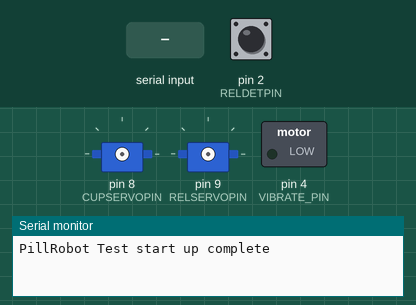
A sketch run on a simulated Arduino Uno, built with avr-gcc and run on an emulated ATmega328P. Parts: 2 × servo, switched loads named in the sketch (green lamp = pin HIGH), the last lines printed to the serial monitor. Inputs (shaded band) come from the test bench; at power-on: pin 2 (RELDETPIN) HIGH.

Above: at 1.2 s.
1.3 s: "r" received over Serial
4.3 s: "a" received over Serial
At 6.4 s:
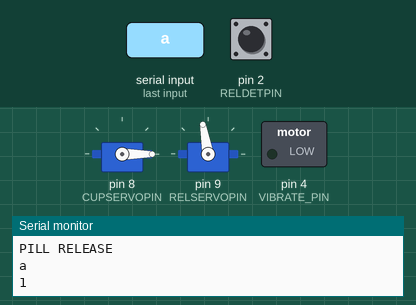
7.3 s: pin 2 (RELDETPIN) pulled LOW for 0.15 s
At 8.9 s:
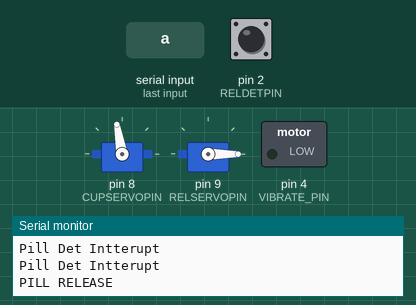
10.3 s: "v" received over Serial
At 12.3 s:
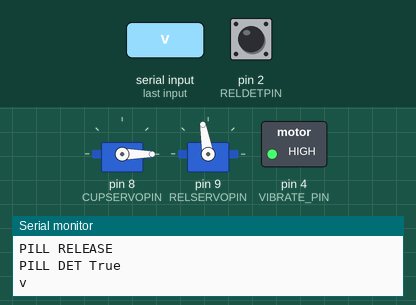
Timing chart, 0 to 13.8 s (numbered marks = the images above; inputs shaded):
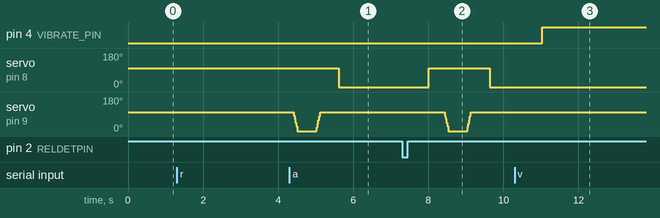

Measured:
- after the input at 10.3 s, pin 4 (VIBRATE_PIN): LOW → HIGH after 0.74 s

The sketch:

Test2.ino
```cpp
#include "Arduino.h"
#include <Servo.h>
#include <EEPROM.h>

#define RELDETPIN 2
#define BUTTON_PIN 3
#define VIBRATE_PIN 4
#define RELSERVOPIN 9
#define CUPSERVOPIN 8
#define CUPDETTPIN 3

#define DELAY 30000 //milliseconds

#define PASSCNTSIZ 9

static unsigned long time;
static unsigned int state;
static unsigned int button;
static unsigned int delay_1;
int incomingByte = 0;
int addr = 0;
bool Automode = false;
const byte releaseinterrupt = 2;
volatile byte interrupt_state = LOW;
unsigned int RetryCount = 0;

int  Passcount[PASSCNTSIZ] = {0,0,0,0,0,0,0,0,0};


enum State_enum {STOP, START, PILLRELASE_END, PILLRELASE, DETEKT_PILLRELEASE, VIBRATE, ALERT};
Servo Serv_PillRelase;  // create servo object to control a servo
Servo Serv_PillCupRelase;

//Prototypes
void onepillrelease();
void vibrate();
bool pillreleasedet();
void SerialInHandler(char);
void fotoReleaseDet();
void PrintResult();
void cuprelease(bool state);


void setup()
{
    time = 0;
    state = STOP;

    pinMode(VIBRATE_PIN, OUTPUT);
    digitalWrite(VIBRATE_PIN, LOW);
    pinMode(RELDETPIN, INPUT_PULLUP);
    // put your setup code here, to run once:
    Serial.begin(9600);
    while (!Serial);// wait for serial port to connect. Needed for native USB port only
   /* for (int i = 0; i < PASSCNTSIZ; i++)
    {
      EEPROM.get( i, Passcount[i] );
    }
*/


    Serial.println("PillRobot Test start up complete");
    attachInterrupt(digitalPinToInterrupt(RELDETPIN), fotoReleaseDet, CHANGE);

}

void loop()
{
bool s = false;
  if (Serial.available() > 0)
  {
    incomingByte = Serial.read(); // read the incoming byte:
    SerialInHandler(incomingByte);
    Serial.println(state);
  }
    delay(1000);
    switch (state)
    {
    case START:
      RetryCount = 0;
      state = PILLRELASE;
      break;

    case STOP:
      delay(1000);
      state = STOP;
      break;

    case PILLRELASE:
      Serial.println("PILL RELEASE");
      onepillrelease();
      state = DETEKT_PILLRELEASE;
      break;

    case PILLRELASE_END:
      PrintResult();
      delay(3000);
      if (Automode)
      {
        state = PILLRELASE;
      }
      else
      {
        state = STOP;
      }
      break;

    case DETEKT_PILLRELEASE:
        s = pillreleasedet();
        Serial.print("PILL DET ");
        if (s){
            Serial.println("True");
            state = PILLRELASE_END;
            Passcount[RetryCount]++;
            RetryCount = 0;
          }
          else
          {
            Serial.println("False");
            if (RetryCount <= 8)
              {state = VIBRATE;}
            else
              {state = ALERT;}
          }

        break;

    case VIBRATE:
        RetryCount++;
        vibrate();
        Serial.print("Vibrate count ");
        Serial.println(RetryCount);

        state=PILLRELASE;
        break;

    case ALERT:
        Serial.println("PillRobot In alert mode");
        delay(100);
        state = STOP;
        break;

    }
}

void PrintResult()
{
  Serial.println("STATE PILLRELEASE END ");
  for (uint8_t i = 0; i < PASSCNTSIZ; i++) {
  Serial.print("Vibrate cnt: ");
  Serial.print(i);
  Serial.print(" ");
  Serial.println(Passcount[i]);
  }
}

void SerialInHandler(char incomingByte)
{
  Serial.println(char(incomingByte));
  switch (incomingByte)
   {
    case 'H':
      Serial.println("Hello World");
      break;

    case 'r':
      state = START;
      break;

    case 'e':
      Automode = false;
      state = STOP;
      break;

    case 'a':
      Automode = true;
      state = START;
      break;

    case 'p':
      PrintResult ();
      break;

    case 'v':
      vibrate ();
      break;

    case '1':
      onepillrelease();
      break;
    default:
    break;

    }
  }


void cuprelease(bool state)
{
  Serv_PillCupRelase.attach(CUPSERVOPIN);  // attaches the servo on pin 9 to the servo object
  if (state)
  {
    Serv_PillCupRelase.write(0);
  }
  else
  {
    Serv_PillCupRelase.write(100);
  }
  delay(400);

  Serv_PillCupRelase.detach();
}

void onepillrelease()
{
  int pos = 0;
  cuprelease(false);
  Serv_PillRelase.attach(RELSERVOPIN);  // attaches the servo on pin 9 to the servo object

    for (pos = 100; pos >= 0; pos -= 1) { // goes from 180 degrees to 0 degrees
    Serv_PillRelase.write(pos);              // tell servo to go to position in variable 'pos'
    delay(1);                       // waits 15ms for the servo to reach the position
  }
  delay(500);

   for (pos = 0; pos <= 100; pos += 1) { // goes from 0 degrees to 180 degrees
   // in steps of 1 degree
    Serv_PillRelase.write(pos);              // tell servo to go to position in variable 'pos'
    delay(1);                       // waits 15ms for the servo to reach the position
  }
  delay(500);
  Serv_PillRelase.detach();  // deattaches the servo on pin 9 to the servo object
  cuprelease(true);

}

void vibrate()
{
  digitalWrite(VIBRATE_PIN, HIGH);       // sets the digital pin 13 on
  delay(5000);                  // waits for a second
  digitalWrite(VIBRATE_PIN, LOW);        // sets the digital pin 13 off
  delay(1000);
}

void UpdateEEprom()
{
  for (int i = 0; i < PASSCNTSIZ; i++) {
    EEPROM.update(i, Passcount[i]);
  }
}

void fotoReleaseDet()
{
  Serial.println("Pill Det Intterupt");
  interrupt_state = true;
}

bool pillreleasedet()
{

 for (int i = 0; i < 100; i++)
 {
  if (interrupt_state)
  {
    interrupt_state = false;
    return true;
  }

  else
    {
     delay (5);
    }
 }
 return false;
}
```
